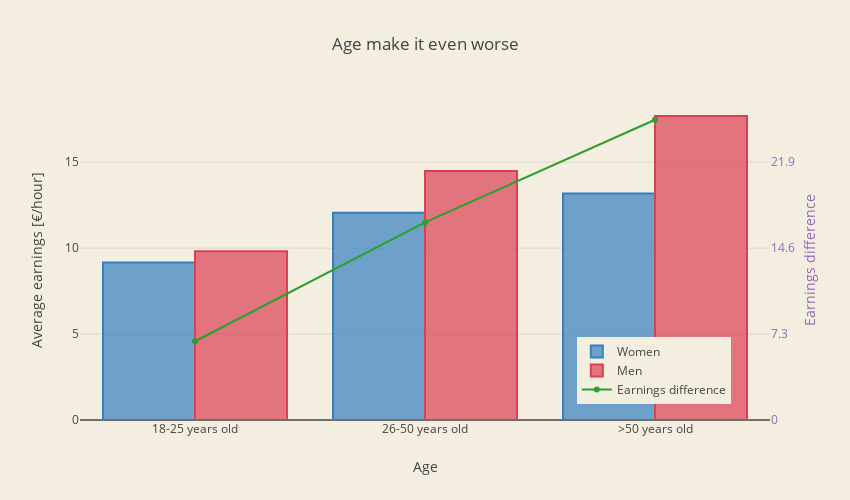

The notebook cell this image was saved under:
### Code cell
trace1 = go.Bar(
    x = age,
    y = woman_salary_age,
    name='Women',
    marker=dict(
        color='rgba(55, 128, 191, 0.7)',
        line=dict(
            color='rgba(55, 128, 191, 1.0)',
            width=2,
        )
    )
)
trace2 = go.Bar(
    x = age,
    y = man_salary_age,
    name='Men',
    marker=dict(
        color='rgba(219, 64, 82, 0.7)',
        line=dict(
            color='rgba(219, 64, 82, 1.0)',
            width=2,
        )
    )
)

trace3 = go.Scatter(
    x = age,
    y = dif_in_prc_age,
    name='Earnings difference',
    mode = 'lines+markers',
    yaxis='y2'
)

data = [trace1, trace2, trace3]
layout = go.Layout(
    barmode='group',
    title = 'Age make it even worse',
    width=850,
    height=500,
    paper_bgcolor='rgb(244, 238, 225)',
    plot_bgcolor='rgb(244, 238, 225)',
    yaxis = dict(
        title= 'Average earnings [€/hour]',
        anchor = 'x',
        rangemode='tozero'
    ),
    xaxis = dict(title= 'Age'),
    
    yaxis2=dict(
        title='Earnings difference',
        titlefont=dict(
            color='rgb(148, 103, 189)'
        ),
        tickfont=dict(
            color='rgb(148, 103, 189)'
        ),
        overlaying='y',
        side='right',
        anchor = 'x',
        rangemode = 'tozero',
        dtick = 7.3
    ),
    #legend=dict(x=-.1, y=1.2)
    legend=dict(x=0.72, y=0.05)
)

fig = go.Figure(data=data, layout=layout)
py.iplot(fig)

### Figure 1 — Plotly figure (JSON) as saved in the notebook; plotly's stock layout.template omitted (floating-point values rounded to 4 significant figures)
{"data": [{"marker": {"color": "rgba(55, 128, 191, 0.7)", "line": {"color": "rgba(55, 128, 191, 1.0)", "width": 2}}, "name": "Women", "type": "bar", "x": ["18-25 years old", "26-50 years old", ">50 years old"], "y": [9.163, 12.06, 13.18]}, {"marker": {"color": "rgba(219, 64, 82, 0.7)", "line": {"color": "rgba(219, 64, 82, 1.0)", "width": 2}}, "name": "Men", "type": "bar", "x": ["18-25 years old", "26-50 years old", ">50 years old"], "y": [9.819, 14.49, 17.69]}, {"mode": "lines+markers", "name": "Earnings difference", "type": "scatter", "x": ["18-25 years old", "26-50 years old", ">50 years old"], "y": [6.69, 16.79, 25.51], "yaxis": "y2"}], "layout": {"barmode": "group", "height": 500, "legend": {"x": 0.72, "y": 0.05}, "paper_bgcolor": "rgb(244, 238, 225)", "plot_bgcolor": "rgb(244, 238, 225)", "title": "Age make it even worse", "width": 850, "xaxis": {"title": "Age"}, "yaxis": {"anchor": "x", "rangemode": "tozero", "title": "Average earnings [€/hour]"}, "yaxis2": {"anchor": "x", "dtick": 7.3, "overlaying": "y", "rangemode": "tozero", "side": "right", "tickfont": {"color": "rgb(148, 103, 189)"}, "title": "Earnings difference", "titlefont": {"color": "rgb(148, 103, 189)"}}}}
